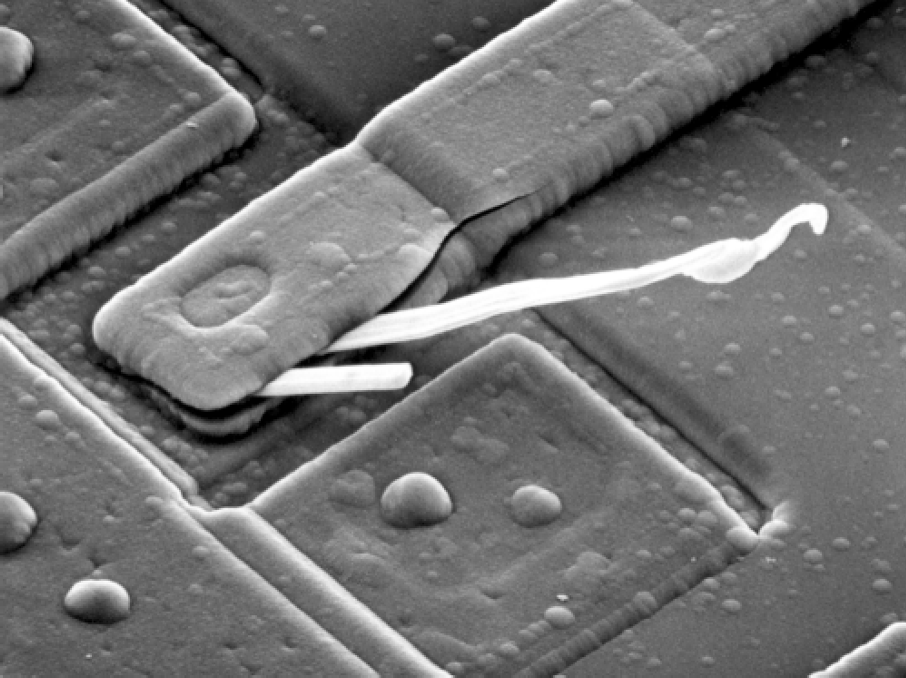
#> input picture DEP_C4/Fig0429(a)(blown_ic).tif, 906 x 678 px, found by its file name
$ python section_4_7.py
#> lines starting #> are read from the running program, lines starting #| are printed output that depends on the picture
### DEP_C4/utilities.py
import numpy as np
import cv2


def rearrange_frequency_spectrum(array):
    first_quart = array[0:array.shape[0]//2, 0:array.shape[1]//2]
    second_quart = array[array.shape[0]//2:array.shape[0], 0:array.shape[1]//2]
    third_quart = array[0:array.shape[0]//2, array.shape[1]//2:array.shape[1]]
    fourth_quart = array[array.shape[0]//2:array.shape[0], array.shape[1]//2:array.shape[1]]

    first_quart_back = np.copy(first_quart)
    first_quart = fourth_quart
    fourth_quart = first_quart_back
    second_quart_back = np.copy(second_quart)
    second_quart = third_quart
    third_quart = second_quart_back

    array[0:array.shape[0]//2, 0:array.shape[1]//2] = first_quart
    array[array.shape[0]//2:array.shape[0], 0:array.shape[1]//2] = second_quart
    array[0:array.shape[0]//2, array.shape[1]//2:array.shape[1]] = third_quart
    array[array.shape[0]//2:array.shape[0], array.shape[1]//2:array.shape[1]] = fourth_quart

    return array


# [6 lines left out: function center_frequency, not called in this run]


def get_fourier_transform(array):
    complex_array = [np.array(array, 'float32'), np.zeros(array.shape, 'float32')]
    complex_array = cv2.merge(complex_array)
    cv2.dft(complex_array, complex_array)
    complex_array_real = complex_array[:, :, 0]
    complex_array_imag = complex_array[:, :, 1]

    return (complex_array, complex_array_real, complex_array_imag)


def get_magnitude(array):
    magnitude = np.sqrt(np.square(array[:, :, 0]) + np.square(array[:, :, 1]))
    return magnitude


def get_phase_angel(array):
    phase_angel = np.arctan2(array[:, :, 0], array[:, :, 1])
    return phase_angel


# [30 lines left out: functions merge_mag_phase, creat_ideal_lowpass_filter, creat_gaussian_lowpass_filter_frequency, not called in this run]

### DEP_C4/section_4_7.py
import numpy as np
import matplotlib.pyplot as plt
import cv2
import utilities

img = cv2.imread('/Users/ariazare/Projects/Python/DEP_C4/Fig0429(a)(blown_ic).tif')
#> img is the input picture: shape (678, 906, 3); min 0, max 255, mean 112.6
img = cv2.cvtColor(img, cv2.COLOR_RGB2GRAY)
#> img: shape (678, 906)

for i in range(img.shape[0]):
    for j in range(img.shape[1]):
        img[i, j] *= np.power(-1, i+j)
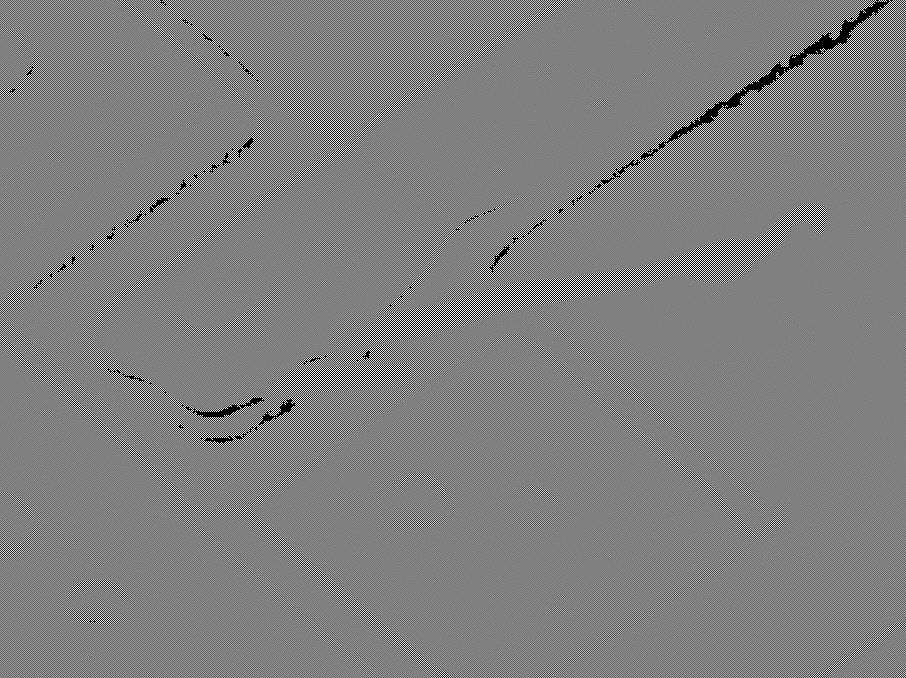
#> img: shape (678, 906); min 0, max 255, mean 127.2

# img[img < 0] = 0

plt.imshow(img)
plt.show()
cv2.imshow('test0', img)

(complex_img, complex_img_real, complex_img_imag) = utilities.get_fourier_transform(img)
complex_img_mag = utilities.get_magnitude(complex_img)
complex_img_phase = utilities.get_phase_angel(complex_img)
#> in get_phase_angel, `phase_angel = np.arctan2(array[:, :, 0], array[:, :, 1])`:
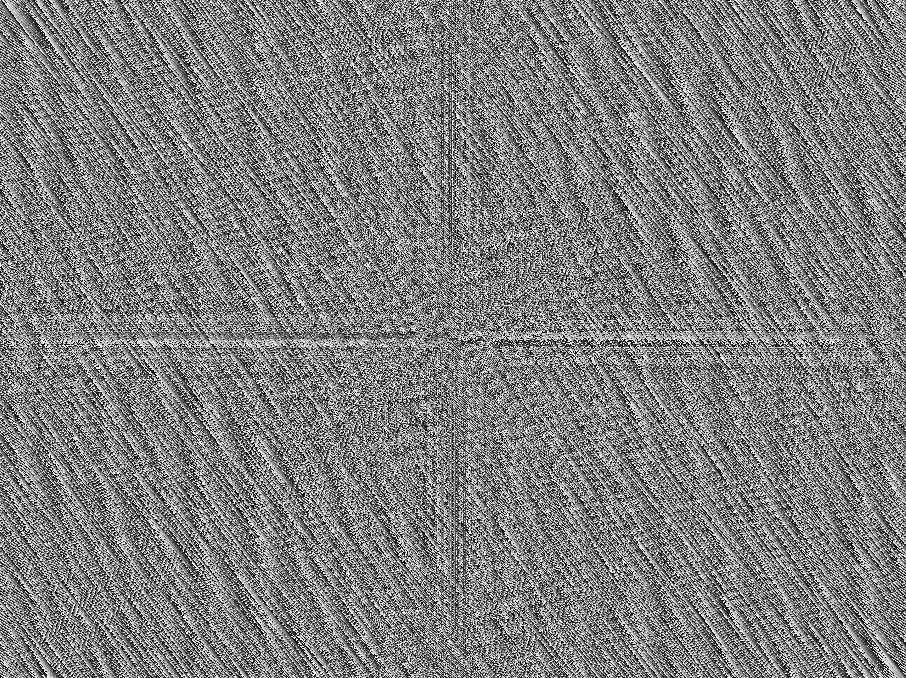
#> phase_angel: shape (678, 906) float32; min -3.14, max 3.14, mean 0.00333; drawn with min black and max white

complex_img_mag = utilities.rearrange_frequency_spectrum(complex_img_mag)
#> in rearrange_frequency_spectrum, `second_quart = array[array.shape[0]//2:array.shape[0], 0:array.shape[1..`:
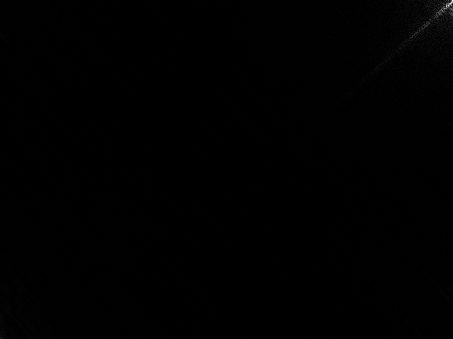
#> second_quart: shape (339, 453) float32; min 8.38, max 2145373.8, mean 8804.7; drawn with min black and max white

cv2.log(complex_img_mag, complex_img_mag)
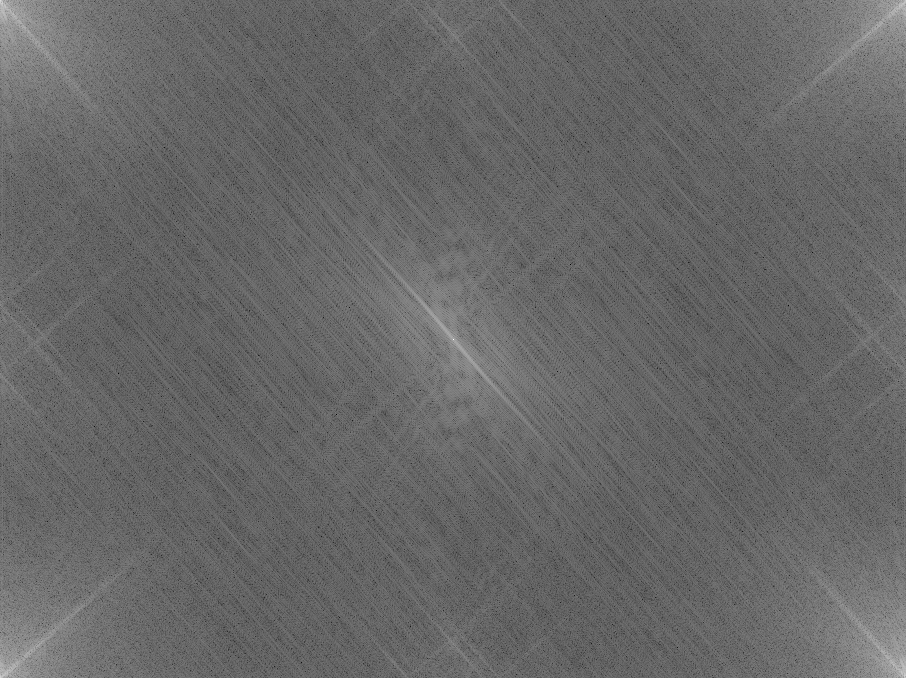
#> complex_img_mag: shape (678, 906) float32; min 2.12, max 18.17, mean 8.65; drawn with min black and max white
plt.imshow(complex_img_mag, 'Greys')
plt.show()
complex_img_mag = cv2.normalize(complex_img_mag, complex_img_mag, 255, 0)
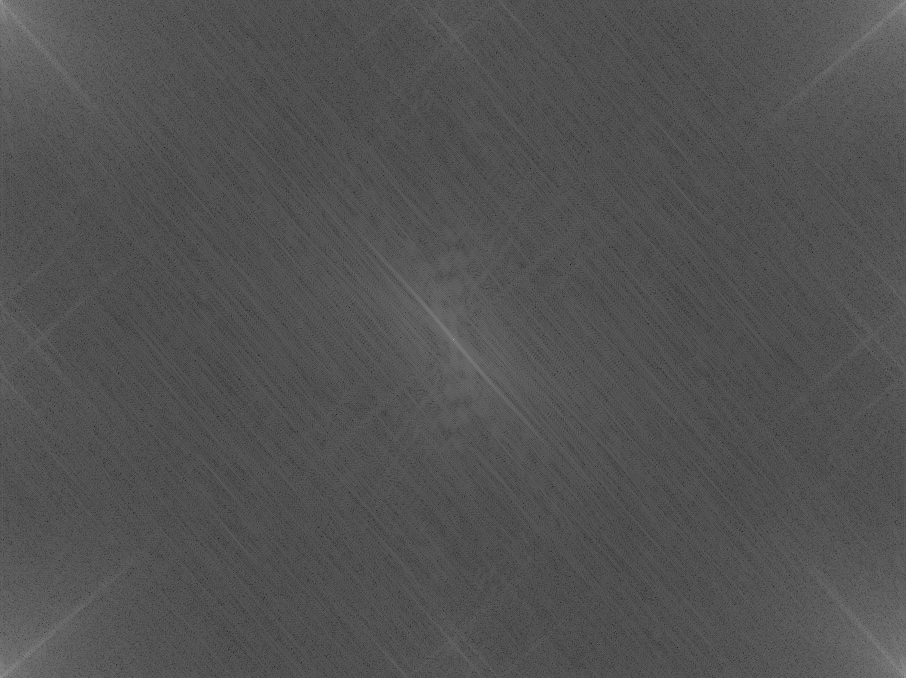
#> complex_img_mag: shape (678, 906) float32; min 0.0795, max 0.68, mean 0.324
cv2.imshow('test', complex_img_mag)
cv2.waitKey(0)

# [27 lines of commented-out code are left out]
